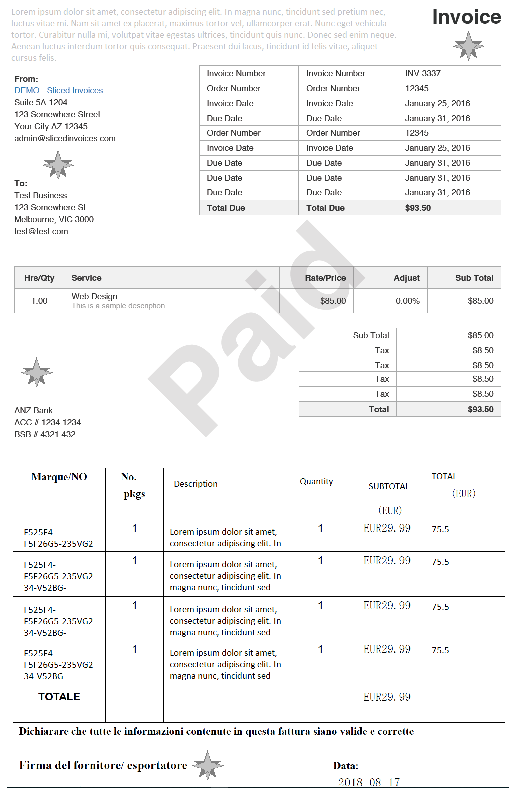
#> input picture input/test.png, 511 x 789 px
$ python -i colors.py   (imports and definitions only)
#> lines starting #> are read from the running program, lines starting #| are printed output that depends on the picture
#> further down, picture is the input picture: shape (789, 511, 3); mean B, G, R 244.4, 244.4, 244.4
### channels.py
#!/usr/bin/env python
# -*- coding: UTF-8 -*-

import cv2

# interesting channels: B G R V L
def get_bgr_channels(image, filename=''):
	if is_monochannel(image):
		image = cv2.cvtColor(image, cv2.COLOR_GRAY2BGR)
	return cv2.split(image)

# [16 lines left out: functions get_gray_image, get_hls_channels, get_hsv_channels, not called in this run]

def is_monochannel(image):
	return len(image.shape) < 3

### constants.py
#!/usr/bin/env python
# -*- coding: UTF-8 -*-

import random

from enum import Enum

### CONSTANTS MEANT TO BE EDITED ###

# default number of files given as output for each input image
N_FILES_OUTPUT      = 200

# allowed input images extensions
IMAGE_EXTENSIONS = [".jpg",
                    ".jpeg",
                    ".png",
                    ".bmp",
                    ".jp2",
                    ".dib",
                    ".webp",
                    ".sr",
                    ".ras",
                    ".tiff",
                    ".tif",
                    ".pbm",
                    ".pgm",
                    ".ppm",
                    ]

# default input files path
FILES_INPUT_PATH        = "./input/"

# default output files path
FILES_OUTPUT_PATH       = "./output/"

'''
max number of transformations
that are randomly applied for each output image.
If N_TRANSFORMATIONS > total number of transformations
specified in the MaxTransformation field
N_TRANSFORMATIONS will be reset as sum_MaxTransformation_fields
'''
N_TRANSFORMATIONS       = 1

'''
MaxTransformation contains, for each transformation,
the number of times that each transformation is performed.
Useful to apply some transformations more often ( n > 1 )
or to exclude them` altogether ( n = 0 )
'''


class MaxTransformation:
    SALT_PEPPER_NOISE   = 1
    SPECKLE_NOISE       = 1
    GAUSS_NOISE         = 1
    BLUR                = 1

    SHADOW              = 1
    ENHANCEMENTS        = 1
    SHADE_COLOR         = 1

    # The following transformations
    # will alter pixel coordinates
    SHEAR               = 1
    SKEW                = 1
    WARP                = 1
    ROTATION            = 1

# MIN/MAX AVG BLURRING
MIN_BLUR                = 1
MAX_BLUR                = 3

# MIN/MAX GAUSS NOISE
MIN_GAUSS_NOISE         = 1
MAX_GAUSS_NOISE         = 100

# MIN/MAX SALT AND PEPPER NOISE
MIN_SALT_PEPPER_NOISE   = 0.0001
MAX_SALTPEPPER_NOISE    = 0.001

# MIN/MAX SPECKLE
MIN_SPECKLE_NOISE       = 0.01
MAX_SPECKLE_NOISE       = 0.3

# MIN/MAX SHADOW
MIN_SHADOW              = 0.3
MAX_SHADOW              = 0.7

# MIN/MAX IMAGE BRIGHTNESS
MIN_BRIGHTNESS          = 0.6
MAX_BRIGHTNESS          = 1.4

# MIN/MAX IMAGE CONTRAST
MIN_CONTRAST            = 0.5
MAX_CONTRAST            = 1.7

# MIN/MAX IMAGE SHARPNESS
MIN_SHARPNESS           = 0.1
MAX_SHARPNESS           = 5.0

# MIN/MAX COLOR SHADING
MIN_COLOR_SHADE         = 0.06
MAX_COLOR_SHADE         = 0.35

# MAX SHEAR DISTORTION
MAX_SHEAR               = 0.05

# MAX SKEW DISTORTION
MAX_SKEW                = 0.05

# MIN/MAX WARP DISTORTION
MIN_WARP                = 14
MAX_WARP                = 51

# MIN/MAX ROTATION ANGLE
MAX_ANGLE               = 0.02

# By default salt&pepper and speckle noise
# is followed by blurring
ADD_BLUR_AFTER_SPECKLE_NOISE    = False
ADD_BLUR_AFTER_SP_NOISE         = False

READ_IMAGE_AS_GRAYSCALE         = False

### PAY ATTENTION BEFORE EDITING THE FOLLOWING CONSTANTS ###

BLACK           = 0
LIGHT_BLACK     = 50
DARK_GRAY       = 100
GRAY            = 150
LIGHT_GRAY      = 200
DARK_WHITE      = 250
WHITE           = 255

SEED = random.random()
# Max integer value for Python 2. Integers in Python 3 are unbounded
MAX_RANDOM = 2147483648

class Enhancement(Enum):
    brightness  = 0
    contrast    = 1
    sharpness   = 2

    @staticmethod
    def get_random():
        return random.choice(list(Enhancement))


class Channels(Enum):
    bgr         = 0
    hsv         = 1
    hls         = 2

    @staticmethod
    def get_random():
        return random.choice(list(Channels))

### colors.py
#!/usr/bin/env python
# -*- coding: UTF-8 -*-

import random

import channels
import constants
import cv2
import numpy as np
import shadow
from PIL import ImageEnhance, Image


def get_enhanced_image(image, enhancement = None):
	if (enhancement == None):
		enhancement = constants.Enhancement.get_random()

	pil_im = Image.fromarray(image)
	if (enhancement == constants.Enhancement.brightness):
		factor = np.random.uniform(constants.MIN_BRIGHTNESS, constants.MAX_BRIGHTNESS)
		enhancer = ImageEnhance.Brightness(pil_im)
	elif (enhancement == constants.Enhancement.contrast):
		factor = np.random.uniform(constants.MIN_CONTRAST, constants.MAX_CONTRAST)
		enhancer = ImageEnhance.Contrast(pil_im)
	else:
		factor = np.random.uniform(constants.MIN_SHARPNESS, constants.MAX_SHARPNESS)
		enhancer = ImageEnhance.Sharpness(pil_im)
	enhanced = enhancer.enhance(factor)
	return np.array(enhanced)

def random_color_shade(image, channels_format = None):
	if (channels_format == None):
		channels_format = constants.Channels.get_random()

	intensity = np.random.uniform(constants.MIN_COLOR_SHADE, constants.MAX_COLOR_SHADE)
	if (channels.is_monochannel(image)):
	 	image = change_random_channel_gray(image, intensity)
	elif (channels_format == constants.Channels.bgr):
		image = change_random_bgrchannel(image, intensity)
	elif (channels_format == constants.Channels.hsv):
		image = change_random_hsvchannel(image, intensity)
	else:
		image = change_random_hlschannel(image, intensity)
	return image

def change_random_channel_gray(image, intensity = 0.2):
	image = change_random_bgrchannel(image, intensity)
	return channels.get_gray_image(image)

def change_random_bgrchannel(image, intensity = 0.2):
#> called with intensity = 0.219
	b, g, r = channels.get_bgr_channels(image)
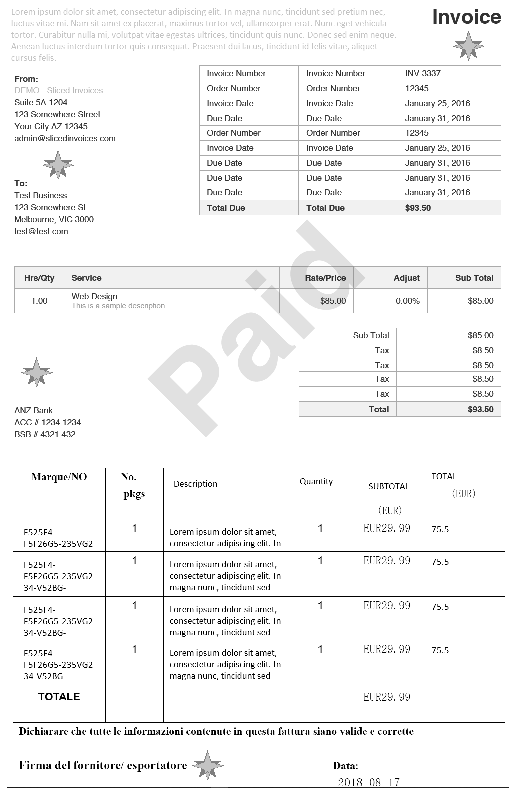
#> b: shape (789, 511); min 0, max 255, mean 244.4
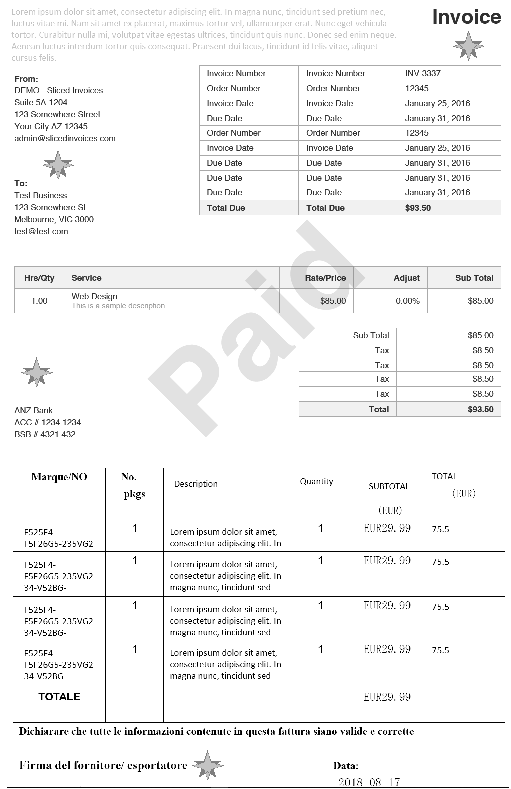
#> r: shape (789, 511); min 0, max 255, mean 244.4
	channel_choice = random.randint(1, 3)
	n_shadow = random.randint(1, 4)
	return __change_channel(channel_choice, intensity, n_shadow, b, g, r)

# makes senses only with color images
def change_random_hsvchannel(image, intensity = 0.2):
	h, s, v = channels.get_hsv_channels(image)
	channel_choice = random.randint(1, 3)
	if (channel_choice == 2):
		intensity *= 3
	elif (channel_choice == 3):
		intensity *= 0.7
	n_shadow = random.randint(1, 4)
	image = __change_channel(channel_choice, intensity, n_shadow, h, s, v)
	return cv2.cvtColor(image, cv2.COLOR_HSV2BGR)

# makes senses only with color images
def change_random_hlschannel(image, intensity = 0.2):
	h, l, s = channels.get_hls_channels(image)
	channel_choice = random.choice((1, 3))
	if (channel_choice == 3):
		intensity *= 3
	n_shadow = random.randint(1, 4)
	image = __change_channel(channel_choice, intensity, n_shadow, h, l, s)
	return cv2.cvtColor(image, cv2.COLOR_HLS2BGR)

def __change_channel(channel_choice, intensity, n_shadow, channel_1, channel_2,  channel_3):
	blur_scale = 1.2
	if (channel_choice == 1):
		channel_1 = shadow.add_n_shadows(channel_1, n_shadow, intensity, blur_scale)
	elif (channel_choice == 2):
#> (the run stopped early here; a loop or call above may not have finished)
